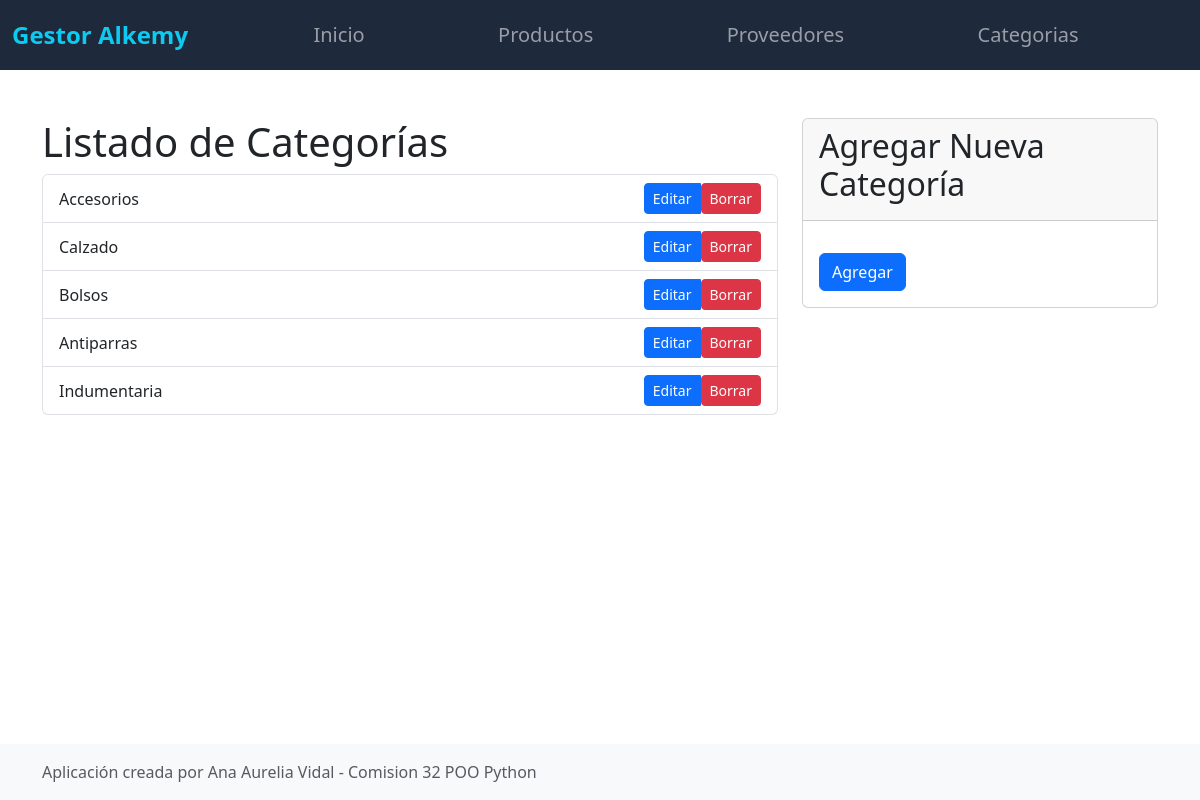
Page /categorias/ on the committed database.
### compra/models.py (models this page shows, shortened)
class Categoria(models.Model):
    nombre = models.CharField(max_length=100)

### compra/views.py (the view)
# urls.py: path('categorias/', categorias, name='categorias'),
def categorias(request):
    categorias = Categoria.objects.all()
    return render(request, 'categorias.html', {'categorias': categorias})

### compra/templates/categorias.html (shortened to what this page needs)
{% extends "main.html" %}
{% block content %}
<div class="container mt-5">
  <div class="row">
    <div class="col-md-8">
      <h1>Listado de Categorías</h1>
      <ul class="list-group">
        {% for categoria in categorias %}
        <li
          class="list-group-item d-flex justify-content-between align-items-center"
        >
          {{ categoria.nombre }}
          <div class="btn-group" role="group">
            <a
              href="{% url 'editar_categoria' categoria.id %}"
              class="btn btn-primary btn-sm"
              >Editar</a
            >
            <form
              action="{% url 'eliminar_categoria' categoria.id %}"
              method="post"
            >
              <button type="submit" class="btn btn-danger btn-sm">
                Borrar
              </button>
            </form>
          </div>
        </li>
        {% endfor %}
      </ul>
    </div>
    <div class="col-md-4">
      <div class="card">
        <div class="card-header">
          <h2 class="card-title">Agregar Nueva Categoría</h2>
        </div>
        <div class="card-body">
          <form method="post">
            <a href="{% url 'agregar_categoria' %}" class="btn btn-primary mt-3"
              >Agregar</a
            >
          </form>
        </div>
      </div>
    </div>
  </div>
</div>
{% endblock %}

### rows in the picture
Categoria: nombre "Accesorios"
Categoria: nombre "Calzado"
Categoria: nombre "Bolsos"
Categoria: nombre "Antiparras"
Categoria: nombre "Indumentaria"
